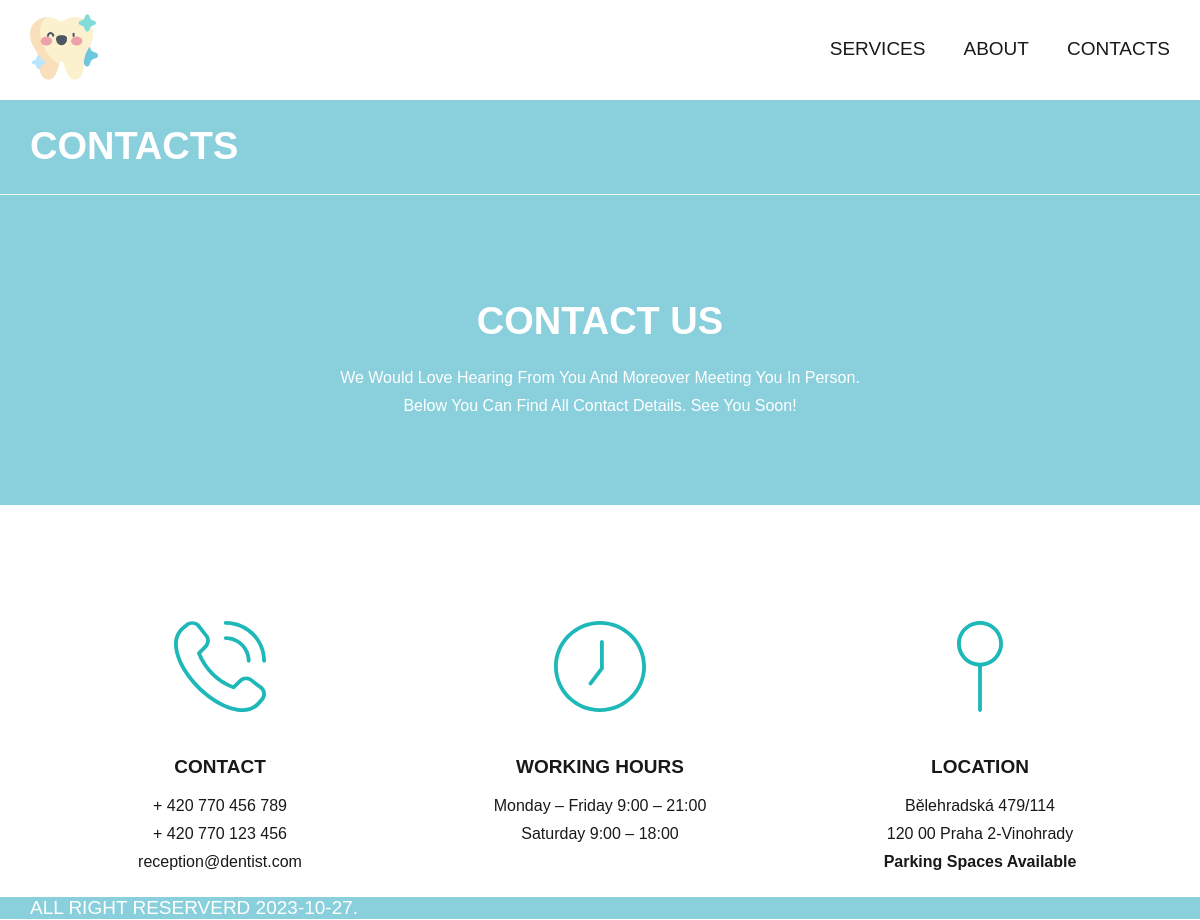
/contacts/, run on the app's committed database.
### dentist/models.py (models this page shows, shortened)
class SlugNameModel(models.Model):
    name = models.CharField(max_length=50)
    slug = models.SlugField(max_length=50, blank=True)
    class Meta:
        abstract = True

class Page(SlugNameModel):
    template = models.CharField(
        max_length=20,
        null=True,
    )
    page_order = models.IntegerField()
    description = models.TextField(
        max_length=1000,
        blank=True,
    )
    img = models.ImageField(blank=True)

### dentist/views.py (the view)
def contacts(request):
    page_list = Page.objects.order_by('page_order').values()
    return render(
        request,
        'dentist/contacts.html',
        context={'page_list': page_list, 'page': page_info(page_list, 'contacts')},
    )

### dentist/templatetags/random_numbers.py (called while the page is built)
@register.simple_tag
def random_int(a, b=None):
    if b is None:
        a, b = 0, a
    return random.randint(a, b)

@register.simple_tag
def current_date():
    return datetime.date.today()

### dentist/views.py (called while the page is built)
def page_info(page_list, slug):
    current_page = {}
    for item in page_list:
        if item['template'] == slug:
            current_page = item
            break
    return current_page

### dentist/templates/dentist/contacts.html
{% extends 'dentist/_layout.html' %}
{% block dentist_content %}
<div class="content full-screen center">
    <h1>Contact Us</h1>
    <p>We would love hearing from you and moreover meeting you in person.</p>
    <p>Below you can find all contact details. See you soon!</p>
</div>
<div class="content">
    <div id="content-page" class="contacts-content-page">
        <div>
            <img src="/media/phone-call_10484800.svg" alt="">
            <h3>Contact</h3>
            <a href="tel:+420-770-456-789"><p>+ 420 770 456 789</p></a>
            <a href="tel:+420-770-123-456"><p>+ 420 770 123 456</p></a>
            <a href="mailto:reception@dentist.com"><p>reception@dentist.com</p></a>
        </div>
        <div>
            <img src="/media/clock-seven_7602694.svg" alt="">
            <h3>Working Hours</h3>
            <p>Monday – Friday 9:00 – 21:00</p>
            <p>Saturday 9:00 – 18:00</p>
        </div>
        <div>
            <img src="/media/map-pin_9239326.svg" alt="">
            <h3>Location</h3>
            <a href="https://maps.app.goo.gl/ncaUaNkZDCjDcmXi6"><p>Bělehradská 479/114</p></a>
            <a href="https://maps.app.goo.gl/ncaUaNkZDCjDcmXi6"><p>120 00 Praha 2-Vinohrady</p></a>
            <p class="bold">Parking spaces available</p>
        </div>
    </div>
</div>
{% endblock %}

### dentist/templates/dentist/include/nav.html
<header id="boxheader" class="wrapper header">
    <div id="header" class="header-blur">
        <div class="content">
            <div class="header-nav">
                <a href="/" class="logo"><img src="/media/tooth.png" alt=""></a>
            </div>
            <div class="header-nav">
                {% for page in page_list %}
                    {% if page.slug == "home" %}
                    {% else %}
                        <a href="/{{ page.slug }}/" title="{{ page.name }}">{{ page.name }}</a>
                    {% endif %}
                {% endfor %}
            </div>
        </div>
    </div>
</header>

### dentist/templates/dentist/include/path.html
<div class="green">
    <div class="content">
        <h1 class="title">
            {{ title }}
        </h1>
    </div>
</div>

### dentist/static/dentist/style.css (style rules this page uses)
:root { --block: 60rem; --headpadding: 10rem; --text-lite: 0.632rem; --text: 0.947rem; --h3: 1em; --h2: 1.5em; --h1: 2em; --p: 16px; --scale: 19px; --aqua: #1fb8b8; --aqua-white: rgba(137,207,220,255); --graphite: rgb(25, 25, 25); --gray: #828282; --white: #FFFFFF; --white-transparent: #ffffff8e; --sun: #D3AC2B; --dark-orange: #d67566; }
.center { display: flex; flex-direction: column; text-align: center; background-color: var(--aqua-white) !important; }
.content.full-screen.center { margin-top: 0; padding-top: 80px; padding-bottom: 80px; color: var(--white); }
.center > p { margin: 0 0 10px 0; text-transform: capitalize; }
* { text-decoration: none; }
h1 { font-size: var(--h1); }
h3 { font-size: var(--h3); }
p { font-size: var(--p); }
a { transition: .5s; color: var(--graphite); }
html { font-family: 'Montserrat', sans-serif; font-size: var(--scale); color: var(--graphite); scrollbar-width: thin; padding: 0; width: 100%; height: 100%; text-transform: uppercase; }
body { margin: 0; }
.wrapper { position: relative; width: 100%; }
.wrapper.header { position: fixed; top: 0; left: 0; z-index: 999; }
.header-nav { height: 3.6rem; }
.wrapper.header .content { min-height: 3.6rem; }
#header > .content { padding: 0.8rem; margin: 0 auto; }
.content { display: flex; justify-content: space-between; width: var(--block); margin: 0 auto; margin-top: 100px; }
#content-page { display: flex; flex-direction: column; justify-content: space-between; width: var(--block); margin: 0.85rem auto; }
.green { width: 100%; background-color: var(--aqua-white); border-bottom: 1px var(--white) solid; margin: 0; }
.green h1 { color: var(--white); }
.green > .content { margin-bottom: 0; }
.header-nav { display: flex; align-items: center; gap: 2rem; }
.header-blur { background-color: var(--white-transparent); transition: 0.23s ease-in-out; backdrop-filter: blur(.3rem); }
.full-screen { width: 100%; }
.contacts-content-page { display: flex; flex-direction: row !important; justify-content: space-around !important; text-align: center; }
.contacts-content-page > div { max-width: 20%; }
.contacts-content-page p { margin: 10px 0; }
.contacts-content-page :nth-child(1) p { text-transform: lowercase; }
.contacts-content-page :nth-child(2) p, .contacts-content-page :nth-child(3) p { text-transform: capitalize; }
.contacts-content-page .bold { font-weight: bold; }
.contacts-content-page img { width: 40%; margin-bottom: 20px; filter: invert(82%) sepia(56%) saturate(5589%) hue-rotate(134deg) brightness(95%) contrast(76%); }
.header-nav img { height: 3.6rem; }
.logo img { transition: .5s; }

### data on the page
Page: name "SERVICES"
Page: name "ABOUT"
Page: name "CONTACTS"
